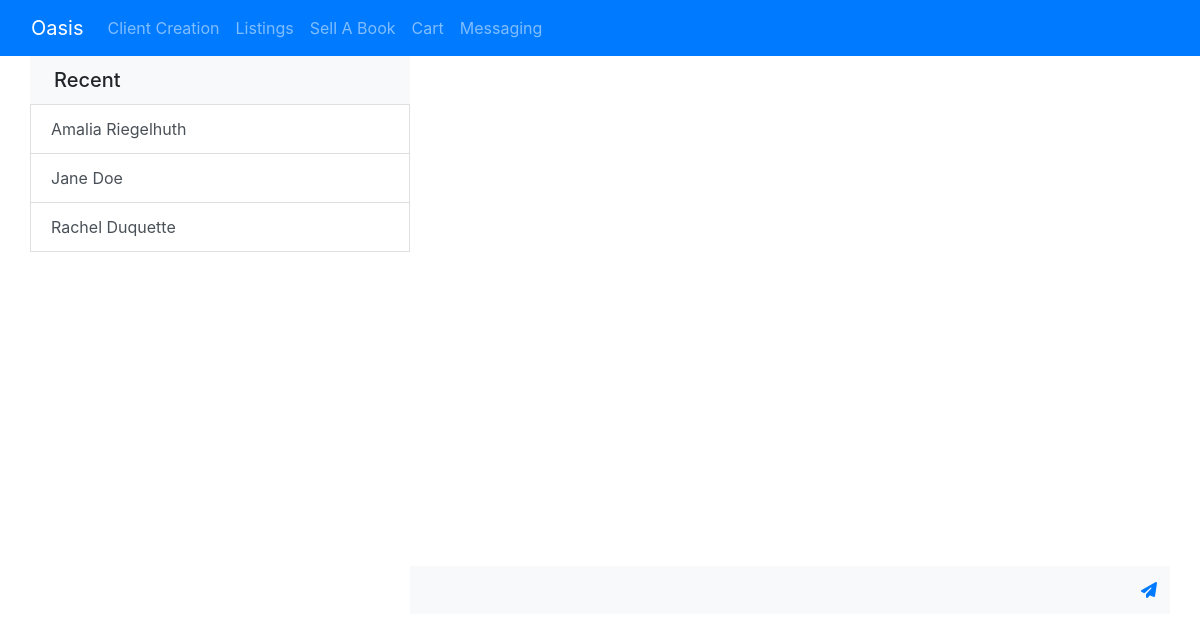
Page /pages/messaging/ (signed in) on the committed database.
### pages/models.py (models this page shows)
class Conversation(models.Model):
    id = models.UUIDField(primary_key=True, default=uuid.uuid4, help_text='unique id for this conversation')
    seller = models.ForeignKey(User,
                        related_name='seller',
                        default = 1,
                        null = True,
                        on_delete = models.SET_NULL
                        )
    buyer = models.ForeignKey(User,
                        related_name='buyer',
                        default = 2,
                        null = True,
                        on_delete = models.SET_NULL
            )

### pages/views.py (the view)
# urls.py: path('messaging/', views.messaging, name='messaging'),
def messaging(request):
    current_user = request.user
    conversations = Conversation.objects.filter(
        seller=current_user) | Conversation.objects.filter(buyer=current_user)
    message_list = []
    for conversation in conversations:
        message_list.append([conversation.id,list(conversation.message_set.values())])
    messages = json.dumps(message_list, cls=DjangoJSONEncoder)
    return render(request, 'messaging.html', {
        'current_user': current_user,
        'conversations': conversations,
        'messages': messages
    })

### cart/context_processors.py (called while the page is built)
def cart(request):
     return {'cart': Cart(request)}

### pages/templates/messaging.html (shortened to what this page needs)
{% extends "base.html" %}
{% load static %}
{% block styles %}
<link rel="stylesheet" type="text/css" href="{% static 'messaging.css' %}" >
{% endblock %}
{% block content %}
<div class="container">
  <div class="row">
    <div class="col-4 px-0">
      <div class="bg-gray px-4 py-2 bg-light">
        <p class="h5 mb-0 py-1">Recent</p>
      </div>
    <div class="list-group rounded-0" id="message-box">
    {% for conversation in conversations %}
        <button type="button" class="list-group-item list-group-item-action" onclick="buttonClick(this,'{{conversation.id}}')" >
          {{ conversation.buyer.first_name }} {{conversation.buyer.last_name}}
        </button>
    {% endfor %}
    </div>
    </div>
    <div class="col-8 px-0" id="current-conversation">
      <div class="px-4 py-5 bg-white" id = "chat-log">
      </div>
      <div class="input-group mb-3 bg-light">
        <input type="text" class="form-control py-4 bg-light border-0" id="chat-message-input">
        <div class="input-group-append">
          <button class="btn btn-link" type="button" id="chat-message-submit"><i class="fa fa-paper-plane"></i></button>
        </div>
      </div>
    </div>
  </div>
</div>
{% endblock %}

### pages/static/messaging.css (style rules this page uses)
#chat-log, #message-box { height: 510px; overflow-y: scroll; }

### rows in the picture
Conversation: buyer.first_name "Amalia", buyer.last_name "Riegelhuth"
Conversation: buyer.first_name "Jane", buyer.last_name "Doe"
Conversation: buyer.first_name "Rachel", buyer.last_name "Duquette"
